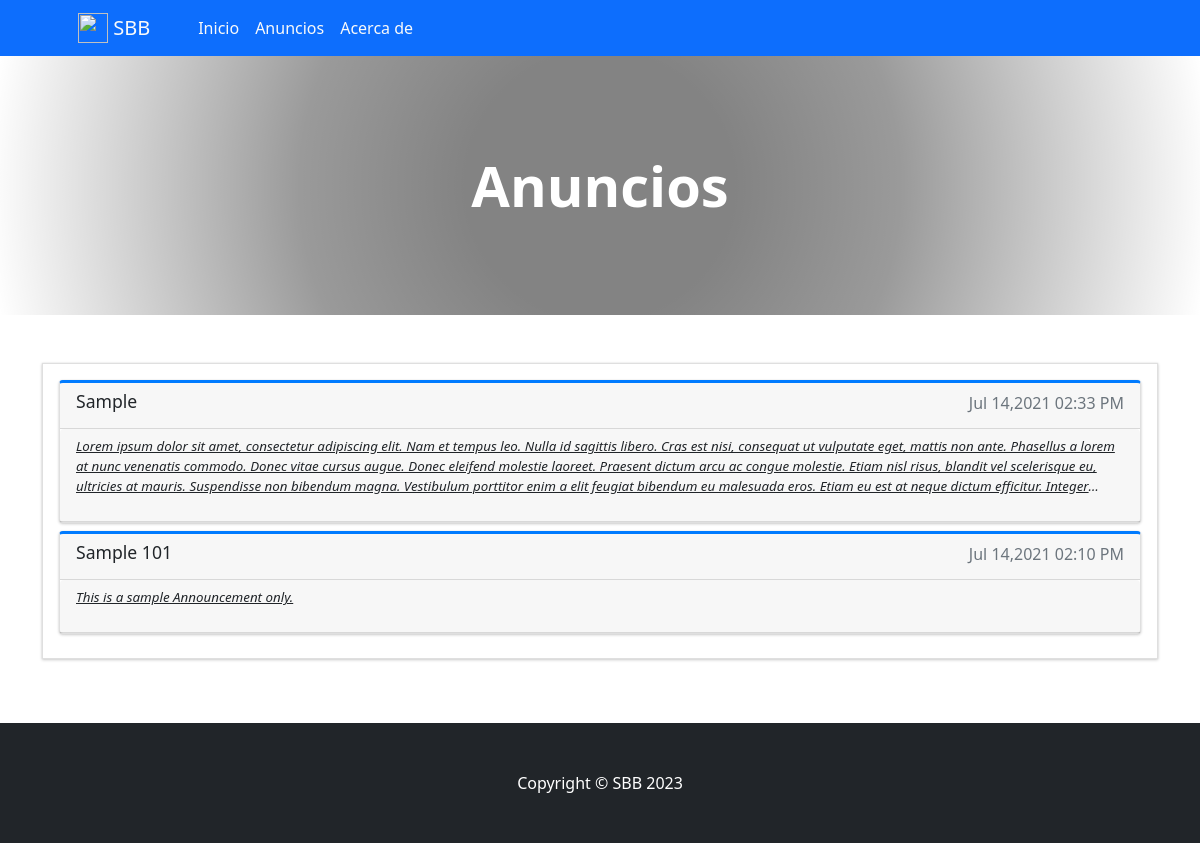
The app's page /?p=announcements with its own data.
### tables this page shows
CREATE TABLE `announcements` (
  `id` int(30) NOT NULL,
  `title` text NOT NULL,
  `announcement` text NOT NULL,
  `date_created` datetime NOT NULL DEFAULT current_timestamp(),
  `date_updated` datetime DEFAULT NULL ON UPDATE current_timestamp()
);

### announcements.php (the view, shortened to what this page needs)
<header class="bg-dark py-5" id="main-header">
    <div class="container px-4 px-lg-5 my-5">
        <div class="text-center text-white">
            <h1 class="display-4 fw-bolder">Anuncios</h1>
        </div>
    </div>
</header>
<section class="py-5">
    <div class="container">
        <div class="card rounded-0">
            <div class="card-body">
                <?php
                   $qry = $conn->query("SELECT * FROM `announcements` order by unix_timestamp(date_created) desc");
                   while ($row = $qry->fetch_assoc()) :
                       $row['announcement'] = strip_tags(stripslashes(html_entity_decode($row['announcement'])))
                   ?>
                    <a class="card text-dark card-outline card-primary mb-2 view_data" href="javascript:void(0)" data-id='<?php echo $row['id'] ?>' data-title='<?php echo $row['title'] ?>'>
                        <div class="card-header">
                            <h5 class="card-title"><?php echo $row['title'] ?></h5>
                            <span class="float-right text-muted"><?php echo date("M d,Y h:i A", strtotime($row['date_created'])) ?></span>
                        </div>
                        <div class="card-header">
                            <p class="truncate"><?php echo $row['announcement'] ?></p>
                        </div>
                    </a>
                <?php endwhile; ?>
            </div>
        </div>
    </div>
</section>

### records on screen
announcements: title "Sample", date_created "Jul 14,2021 02:33 PM", announcement "Lorem ipsum dolor sit amet, consectetur adipiscing elit. Nam et tempus leo. Nulla id sagittis libero. Cras est nisi, consequat ut vulputate eget, mattis non ante. Phasellus a lorem at nunc venenatis commodo. Donec vitae cursus augue. Donec eleifend molestie laoreet. Praesent dictum arcu ac congue molestie. Etiam nisl risus, blandit vel scelerisque eu, ultricies at mauris. Suspendisse non bibendum magna. Vestibulum porttitor enim a elit feugiat bibendum eu malesuada eros. Etiam eu est at neque dictum efficitur.…"
announcements: title "Sample 101", date_created "Jul 14,2021 02:10 PM", announcement "This is a sample Announcement only."

### other values on screen
$_settings->info('short_name') "SBB"
